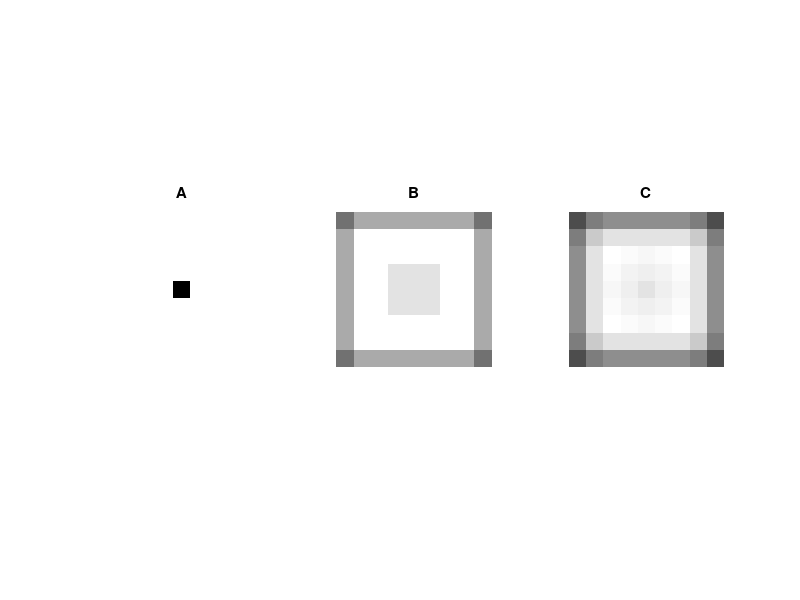

MATLAB code for this plot:
% Script for Question 1.

% Author: Matthew Knight
% File Name: q2.m
% Date: 2017-10-11

% Create a 9x9 white image with a black pixel in the center. Apply a
% averaging filter twice and save all three images.

A = ones(9);
A(5,5) = 0;

f = ones(3)/9;4

B = imfilter(A,f);
C = imfilter(B,f);

fig1 = figure;
subplot(1,3,1);
imshow(A);
title('A')
subplot(1,3,2);
imshow(B);
title('B');
subplot(1,3,3);
imshow(C);
title('C');